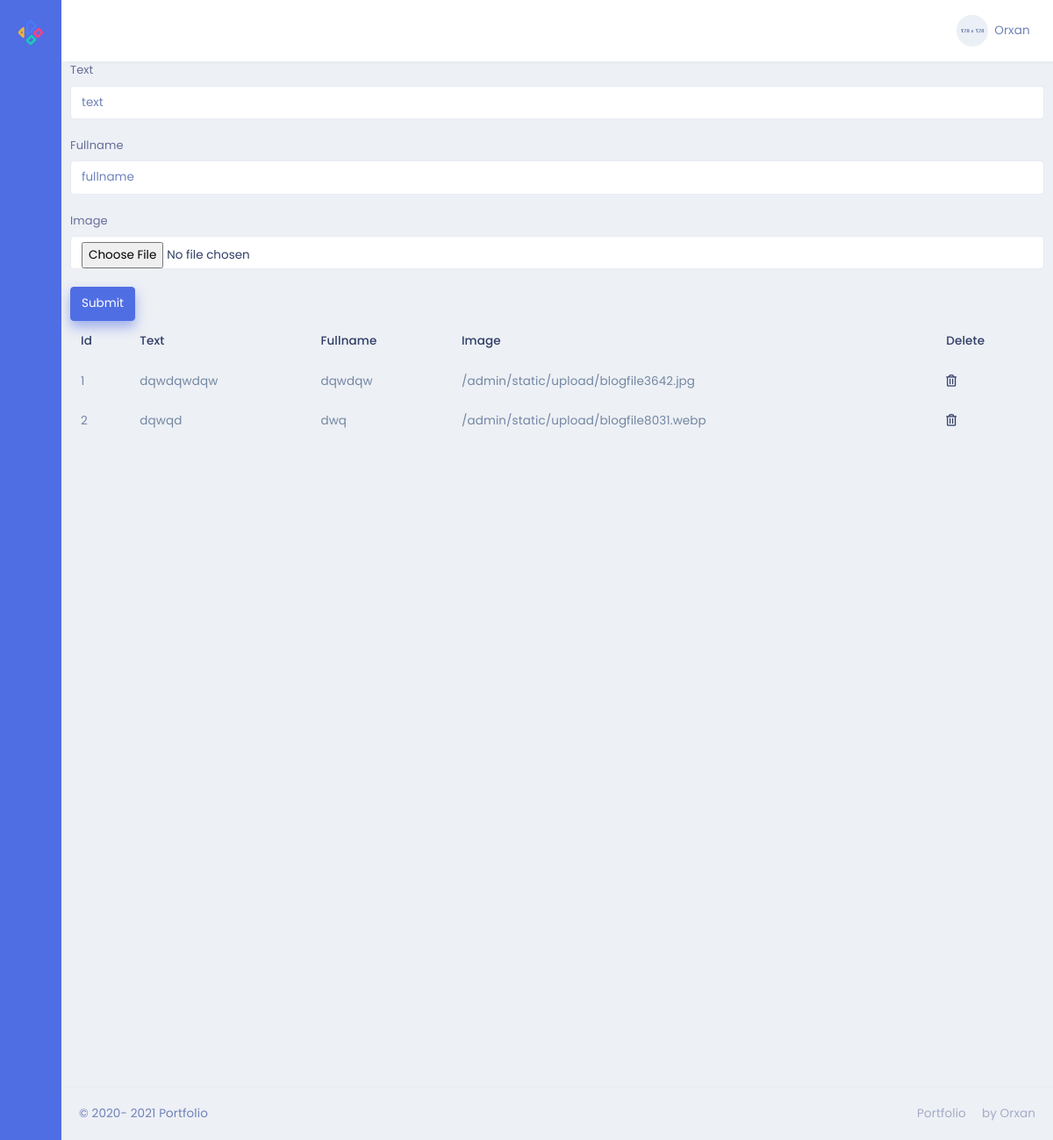
Page /admin/resume on the earlier database version.
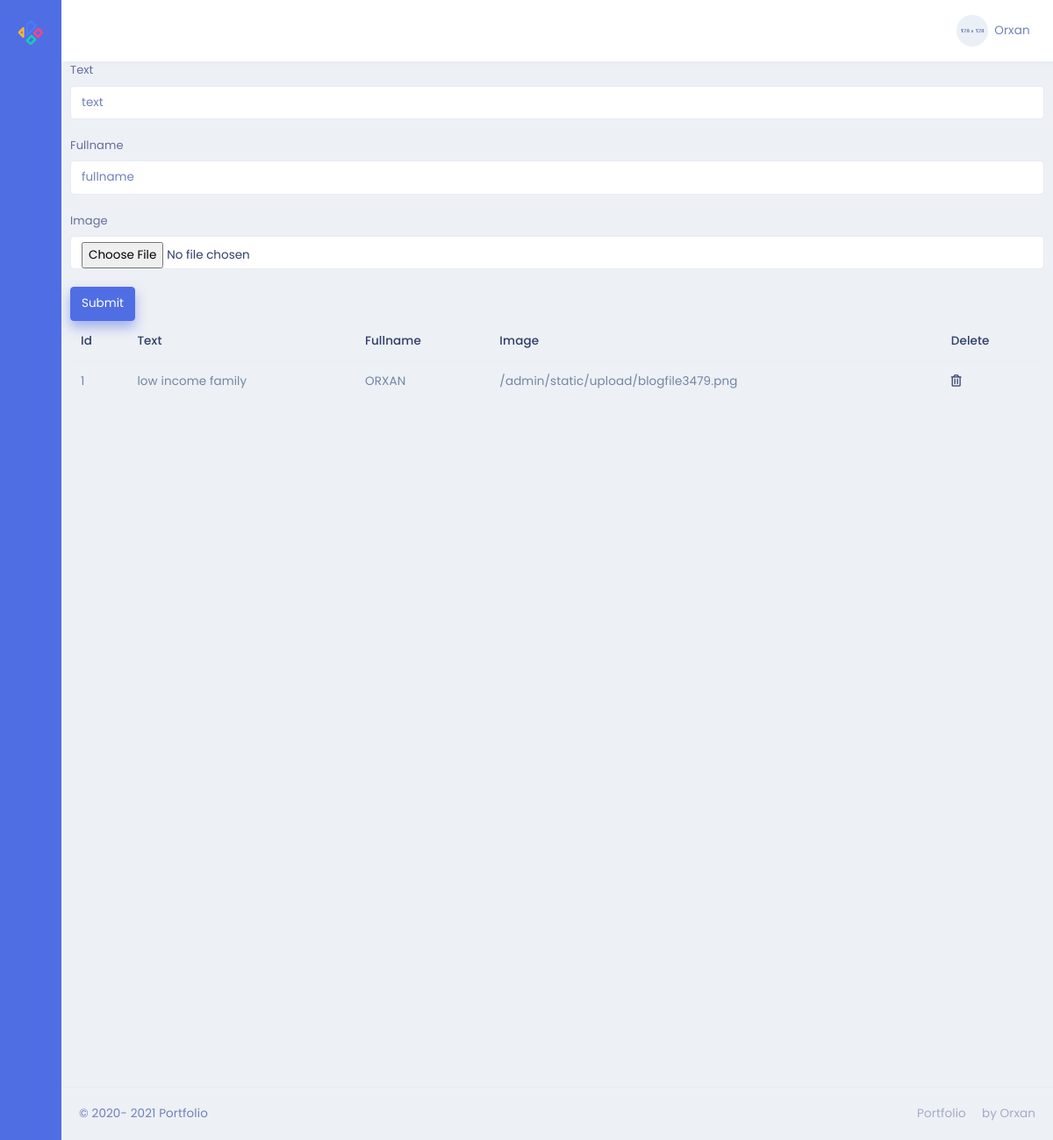
Same page on the later database version.
### models.py (models this page shows)
class Resume(db.Model):
    id=db.Column(db.Integer,primary_key=True)
    text=db.Column(db.String(255),nullable=False)
    fullname=db.Column(db.String(50),nullable=False)
    image=db.Column(db.String)

### admin/routes.py (the view, shortened to what this page needs)
@admin.route('/resume' , methods=["POST","GET"])
def resume():
    rsm=Resume.query.all()
    return render_template('admin/Resume/resume.html',rsm=rsm)

### admin/templates/admin/Resume/resume.html
{% extends "admin/base.html" %}
{% block content %}
<form action="/admin/resume" method="POST"  enctype="multipart/form-data">
    <div class="form-group">
        <label for="text">Text</label>
        <input type="text" class="form-control" name="text" id="text" placeholder="text" value="{{rsm.text}}">
    </div>
    <div class="form-group">
        <label for="fullname">Fullname</label>
        <input type="fullname" class="form-control" name="name" id="fullname" placeholder="fullname" value="{{rsm.name}}">
    </div>
    <div class="form-group">
        <label for="image">Image</label>
        <input type="file" class="form-control" name="image" id="image" placeholder="image" >
    </div>
    <button type="submit" class="btn btn-primary">Submit</button>
</form>
<table class="table">
    <thead>
        <tr>
            <th scope="col">Id</th>
            <th scope="col">Text</th>
            <th scope="col">Fullname</th>
            <th scope="col">Image</th>
            <th scope="col">Delete</th>
        </tr>
    </thead>
    <tbody>
        {% for i in rsm %}
        <tr>
            <td>{{i.id}}</td>
            <td>{{i.text}}</td>
            <td>{{i.fullname}}</td>
            <td>{{i.image}}</td>
            <td><a href="/admin/resume/{{i.id}}" > <i class="far fa-trash-alt"></i></a></td>
        </tr>
        {% endfor %}
    </tbody>
</table>
{% endblock %}

Differences in the rows shown:
removed Resume: id "2", text "dqwqd", fullname "dwq", image "/admin/static/upload/blogfile8031.webp"
changed Resume id 1: text "dqwdqwdqw" → "low income family"; fullname "dqwdqw" → "ORXAN"; image "/admin/static/upload/blogfile3642.jpg" → "/admin/static/upload/blogfile3479.png"
